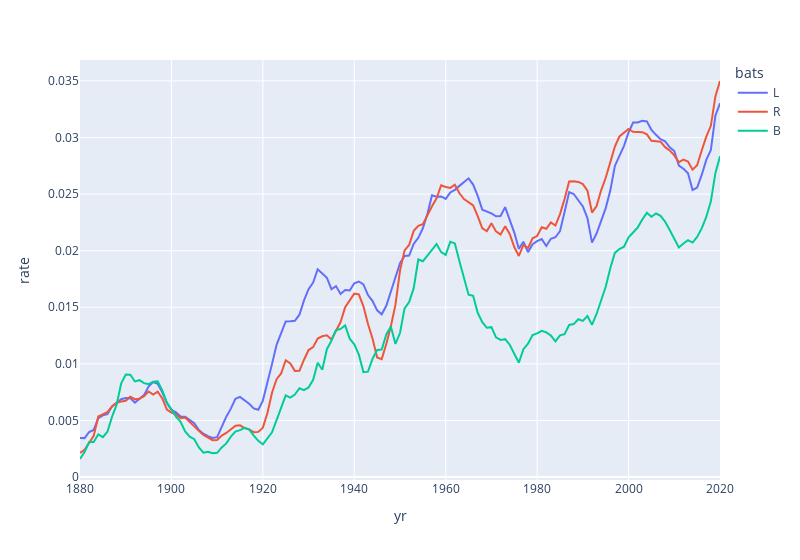

This figure's notebook cell:
### Code cell
fig = px.line(bat_rolling_rates[['L', 'R', 'B']].stack().rename('rate').reset_index(), x='yr', y='rate', color='bats')
fig.update_layout(width=800)
fig.write_image('output/hr_rates_by_handedness.png')
fig.show()

### Figure 1 — Plotly figure (JSON) as saved in the notebook; plotly's stock layout.template omitted (floating-point values rounded to 4 significant figures; data arrays with more than 128 entries replaced by an {"elided": "..."} marker saying what was removed)
{"data": [{"hovertemplate": "bats=L<br>yr=%{x}<br>rate=%{y}<extra></extra>", "legendgroup": "L", "line": {"color": "#636efa", "dash": "solid"}, "mode": "lines", "name": "L", "orientation": "v", "showlegend": true, "type": "scatter", "x": {"elided": "141 int values"}, "xaxis": "x", "y": {"elided": "141 float values"}, "yaxis": "y"}, {"hovertemplate": "bats=R<br>yr=%{x}<br>rate=%{y}<extra></extra>", "legendgroup": "R", "line": {"color": "#EF553B", "dash": "solid"}, "mode": "lines", "name": "R", "orientation": "v", "showlegend": true, "type": "scatter", "x": {"elided": "141 int values"}, "xaxis": "x", "y": {"elided": "141 float values"}, "yaxis": "y"}, {"hovertemplate": "bats=B<br>yr=%{x}<br>rate=%{y}<extra></extra>", "legendgroup": "B", "line": {"color": "#00cc96", "dash": "solid"}, "mode": "lines", "name": "B", "orientation": "v", "showlegend": true, "type": "scatter", "x": {"elided": "141 int values"}, "xaxis": "x", "y": {"elided": "141 float values"}, "yaxis": "y"}], "layout": {"legend": {"title": {"text": "bats"}, "tracegroupgap": 0}, "margin": {"t": 60}, "width": 800, "xaxis": {"anchor": "y", "domain": [0, 1], "title": {"text": "yr"}}, "yaxis": {"anchor": "x", "domain": [0, 1], "title": {"text": "rate"}}}}
